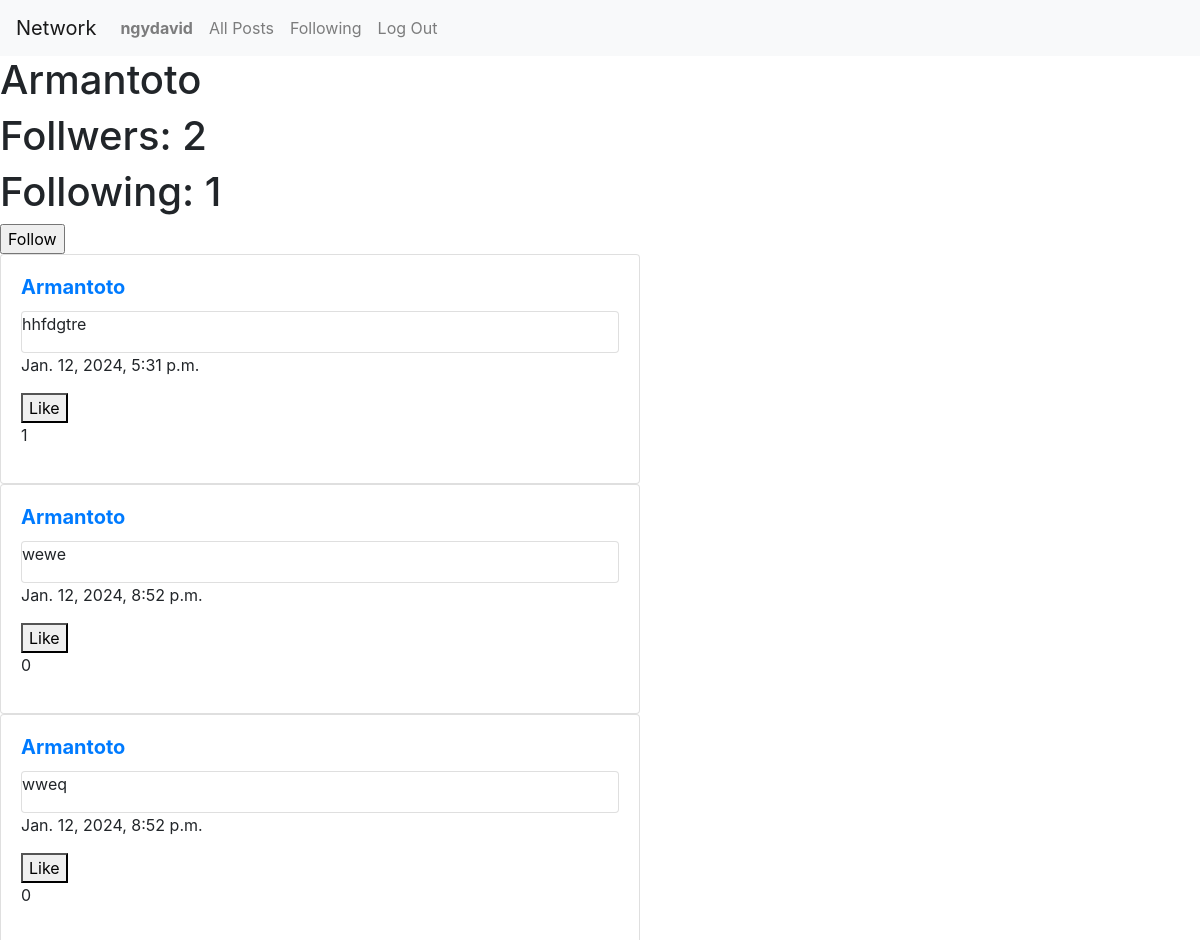
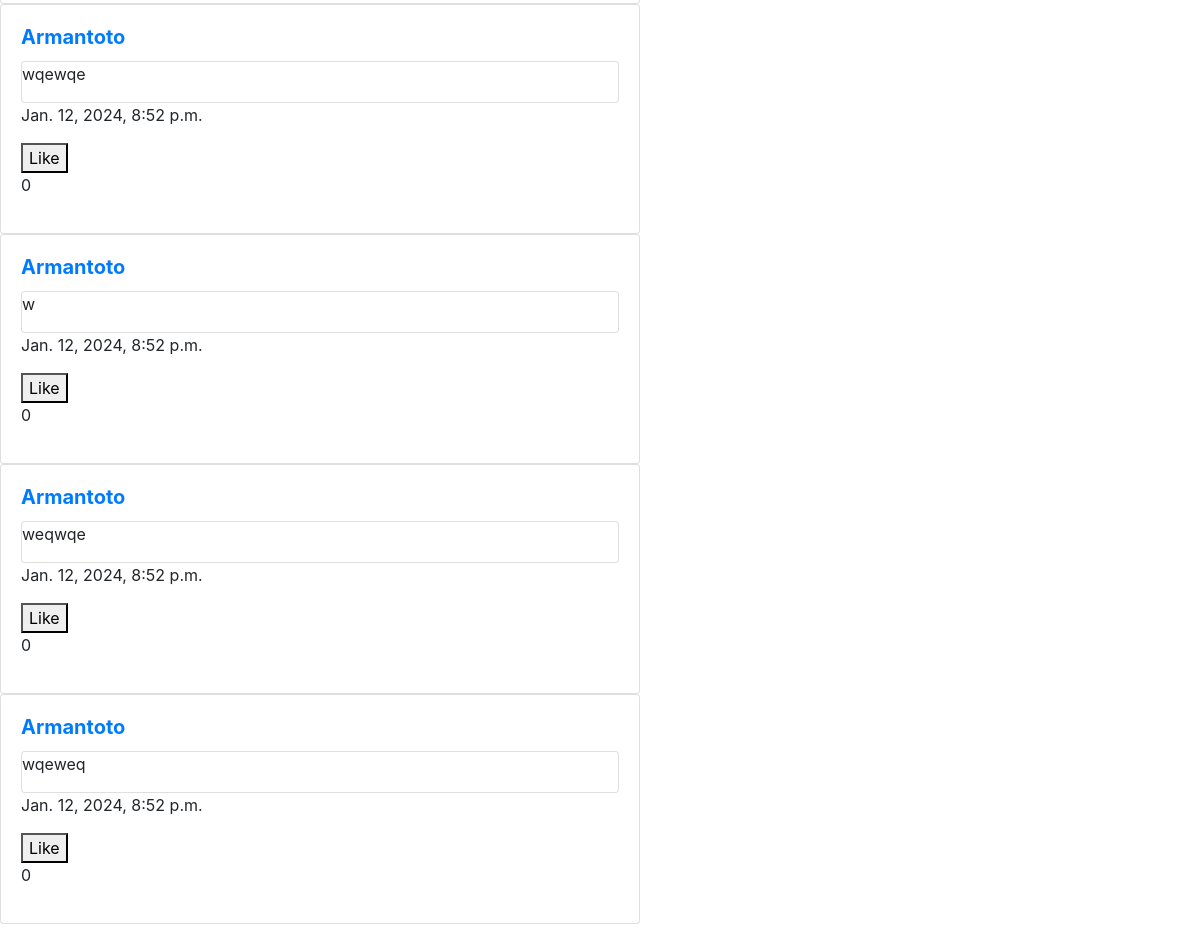
The page /get_user/5/ (signed in) on the database its author committed (2 pictures, top to bottom).
### network/models.py (models this page shows, shortened)
class User(AbstractUser):
    pass

class Post(models.Model):
    creator = models.ForeignKey(User, blank=True, on_delete=models.CASCADE, related_name="creator")
    post_content = models.TextField(max_length=500, blank=True)
    date = models.DateField(auto_now_add=True)
    time = models.TimeField(auto_now_add=True)
    likes = models.ManyToManyField(User, related_name="liked_posts", blank=True)
    likes_count = models.IntegerField(default=0)

### network/views.py (the view)
# urls.py: path("get_user/<int:userID>/", views.get_user, name="get_user"),
def get_user(request, userID):
    user = User.objects.get(pk=userID)
    all_posts = Post.objects.filter(creator=user).order_by('-date', '-time').reverse()
    following = Follow.objects.filter(user_following=user)
    followers = Follow.objects.filter(user_followed=user)
    paginator = Paginator(all_posts, 10)
    pageNumber = request.GET.get("page")
    rightPage = paginator.get_page(pageNumber)
    for post in rightPage:
        post.liked = post.likes.filter(pk=user.pk).exists()
        post.is_creator = (user == post.creator)
    try:
        ifFollowed = followers.filter(user_following=User.objects.get(pk=request.user.id))
        if len(ifFollowed) != 0:
            ifFollowed = True
        else:
            ifFollowed = False
    except:
        ifFollowed = False
    if request.method == "GET":
        return render(request, "network/user.html", {
            "allPosts": all_posts,
            "username": user.username,
            "rightPage": rightPage,
            "following": following,
            "followers": followers,
            "ifFollowed": ifFollowed,
            "currentUser": user
        })

### network/templates/network/user.html (shortened to what this page needs)
{% extends "network/layout.html" %}
{% block body %}
{% load static %}
<h1>{{ username }}</h1>
<div>
    <h1>Follwers: {{ followers.count }}</h1>
    <h1>Following: {{ following.count }}</h1>
    {% if user.is_authenticated %}
        {% if user != currentUser %}
            {% if ifFollowed %}
                <form action="{% url 'unfollow' %}" method="post">
                    {% csrf_token %}
                    <input type="hidden" name="userFollow" value="{{ currentUser }}">
                    <input type="submit" value="Unfollow">
                </form>
            {% else %}
            <form action="{% url 'follow' %}" method="post">
                <input type="submit" value="Follow">
            </form>
            {% endif %}
        {% endif %}
    {% endif %}
</div>
{% for post in rightPage  %}
<div class="card" style="width: 40rem;">
    <div class="card-body">
        <h5 class="card-title"><a href="{% url 'get_user' userID=post.creator.id %}"><strong>{{ post.creator }}</strong></a></h5>
        <div class="card">
            <p id="post-content-{{ post.id }}" class="card-text">{{ post.post_content }}</p>
        </div>
        <p>{{ post.date }}, {{ post.time }}</p>
        <button class="like" data-post-id="{{ post.id }}" data-liked="{{ post.liked }}">
          {% if user.is_authenticated %}
              {% if post.liked %}
                  Unlike
              {% else %}
                  Like
              {% endif %}
          {% else %}
              Likes
          {% endif %}
        </button>
        <p id="like-count-{{ post.id }}">{{ post.likes_count }}</p>
    </div>
</div>
{% endfor %}
{% endblock %}

### network/templates/network/layout.html (shortened to what this page needs)
{% load static %}
<!DOCTYPE html>
<html lang="en">
    <head>
        <link rel="stylesheet" href="https://stackpath.bootstrapcdn.com/bootstrap/4.4.1/css/bootstrap.min.css">
        <link href="{% static 'network/styles.css' %}" rel="stylesheet">
    </head>
    <body>
        <nav class="navbar navbar-expand-lg navbar-light bg-light">
            <a class="navbar-brand" href="#">Network</a>
            <div>
              <ul class="navbar-nav mr-auto">
                {% if user.is_authenticated %}
                    <li class="nav-item">
                        <a class="nav-link" href="{% url 'get_user' userID=user.id %}"><strong>{{ user.username }}</strong></a>
                    </li>
                {% endif %}
                <li class="nav-item">
                  <a class="nav-link" href="{% url 'index' %}">All Posts</a>
                </li>
                {% if user.is_authenticated %}
                    <li class="nav-item">
                        <a class="nav-link" href="{% url 'following' %}">Following</a>
                    </li>
                    <li class="nav-item">
                        <a class="nav-link" href="{% url 'logout' %}">Log Out</a>
                    </li>
                {% endif %}
              </ul>
            </div>
          </nav>
        <div class="body">
            {% block body %}
            {% endblock %}
        </div>
    </body>
</html>

### rows shown on the page
User: username "ngydavid"
User: username "Armantoto"
Post: creator "Armantoto", post_content "hhfdgtre", date "Jan. 12, 2024", time "5:31 p.m.", shows "Like", likes_count "1"
Post: creator "Armantoto", post_content "wewe", date "Jan. 12, 2024", time "8:52 p.m.", shows "Like", likes_count "0"
Post: creator "Armantoto", post_content "wweq", date "Jan. 12, 2024", time "8:52 p.m.", shows "Like", likes_count "0"
Post: creator "Armantoto", post_content "wqewqe", date "Jan. 12, 2024", time "8:52 p.m.", shows "Like", likes_count "0"
Post: creator "Armantoto", post_content "w", date "Jan. 12, 2024", time "8:52 p.m.", shows "Like", likes_count "0"
Post: creator "Armantoto", post_content "weqwqe", date "Jan. 12, 2024", time "8:52 p.m.", shows "Like", likes_count "0"
Post: creator "Armantoto", post_content "wqeweq", date "Jan. 12, 2024", time "8:52 p.m.", shows "Like", likes_count "0"

### other values the page prints
{{ followers.count }} "2"
{{ following.count }} "1"
